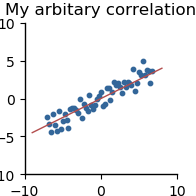

Reproduce this figure in Python.
import numpy as np
import matplotlib.pyplot as plt

from examples.python import data
from pubfig import set_figure_handle, set_axes_handle, set_axes_handles

# Import data
(x1, y1) = data.data_1()
(x2, y2) = data.data_2()

# Generate simple figure
fig, ax = plt.subplots()
ax.scatter(x1, y1, s=10, c=[0.2, 0.4, 0.6, 1])
ax.plot(x2, y2, lw=1, c=[0.7, 0.3, 0.3, 1])
ax.set_xlim(-10, 10)
ax.set_ylim(-10, 10)
ax.set_xlabel('Var 1')
ax.set_ylabel('Var 2')
ax.set_title('My arbitary correlation')

fig = set_figure_handle(fig, 5, 5)
ax = set_axes_handle(ax)

plt.savefig('pubfig_simple.png')
plt.savefig('pubfig_simple.pdf')